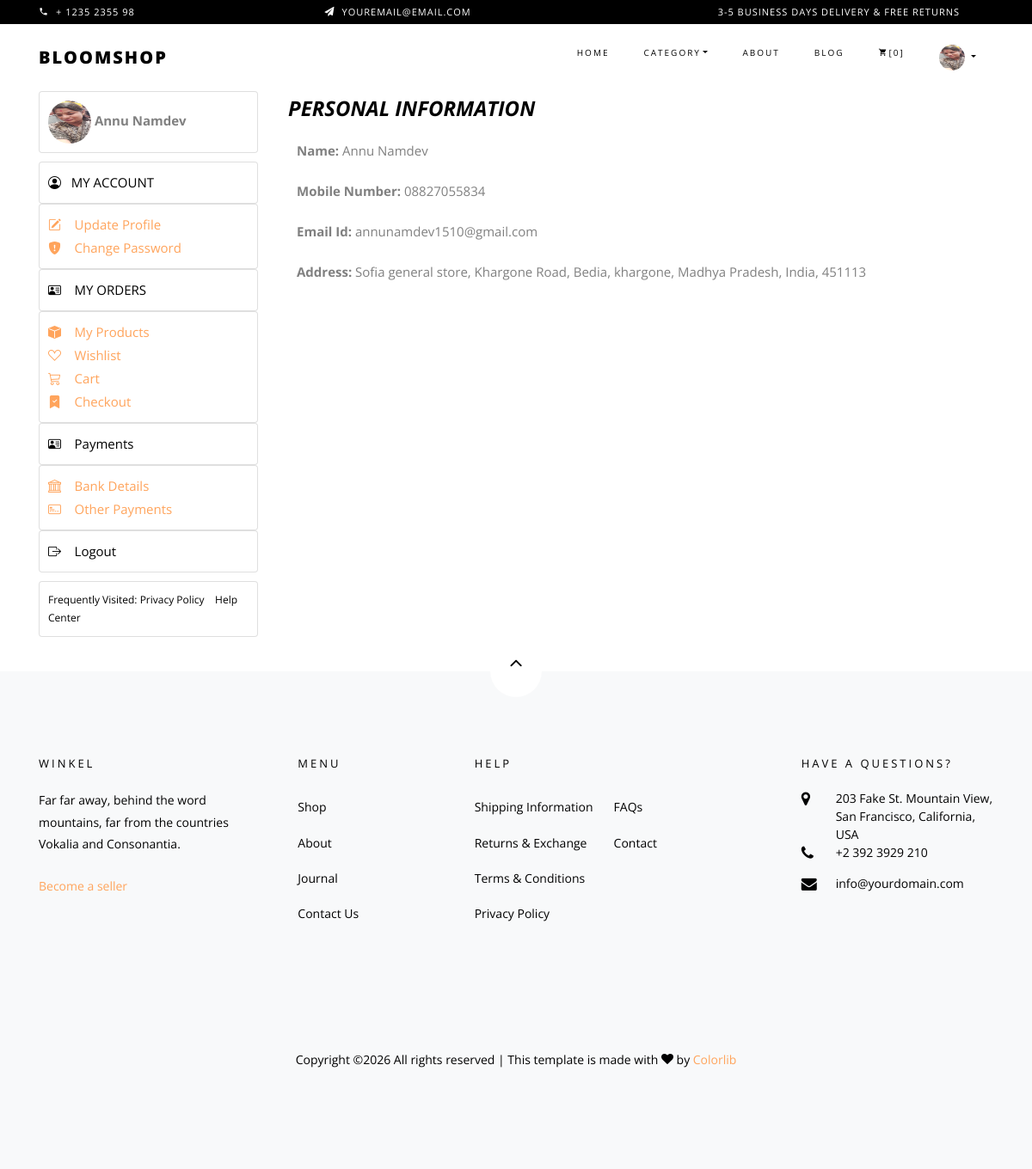
/buyer_profile/ (signed in), run on the app's committed database.
### myapp/models.py (models this page shows, shortened)
class BuyerProfile(models.Model):
    user = models.OneToOneField('auth.User', on_delete=models.CASCADE)
    mobile = models.CharField(max_length=15)
    mobile_verified = models.BooleanField(default=False)
    profile_picture = models.ImageField(upload_to='profile_pictures/', null=True, blank=True)

class Address(models.Model):
    user = models.OneToOneField('auth.User', on_delete=models.CASCADE)
    country = models.CharField(max_length=100)
    state = models.CharField(max_length=100)
    district = models.CharField(max_length=100)
    city = models.CharField(max_length=100)
    apartment = models.CharField(max_length=100, blank = True)
    street = models.CharField(max_length=100, blank = True)
    pincode = models.CharField(max_length=10)

### myapp/views.py (the view)
# urls.py: path('buyer_profile/', views.buyer_profile, name='buyer_profile'),
def buyer_profile(request):
    current_user = request.user
    try:
        buyer_profile = BuyerProfile.objects.get(user=current_user)
    except BuyerProfile.DoesNotExist:
        return redirect('home')
    address = Address.objects.filter(user=current_user).first()
    bank_details = BankDetails.objects.filter(user=current_user).first()
    return render(request, 'buyer_profile.html', {'profile': buyer_profile, 'address': address, 'bank_details': bank_details})

### myapp/context_processors.py (called while the page is built)
def categories(request):
    categories = Category.objects.filter(parent= None)
    return {'categories': categories}

def profile(request):
    if request.user.is_authenticated:
        try:
            buyer_profile = BuyerProfile.objects.get(user=request.user)
            return {'profile': buyer_profile}
        except BuyerProfile.DoesNotExist:
            try:
                seller_profile = SellerProfile.objects.get(user=request.user)
                return {'profile':seller_profile}
            except SellerProfile.DoesNotExist:
                return {'profile': None}
    return {'profile': None}

### templates/buyer_profile.html (shortened to what this page needs)
<!DOCTYPE html>
{% extends 'header.html' %}
{% load static %}
{% block content %}
<html lang="en">
<section>
    <div class="container">
            <div class = "row">
                <div class="col-md-3 sidebar">
                    <div class="sidebar-box-2">
                        <div class= "card header">
                            <div class= "profile-picture-container" style="text-align: left; padding: 10px;">
                                    {% if profile.profile_picture %}
                                        <img src="{{ profile.profile_picture.url }}" id="sidebar-profile-picture" alt="Profile Picture" class="rounded-circle" width="50" height="50">
                                    {% else %}
                                        <img src="{% static 'images/default_profile_picture.jpg' %}" id="sidebar-profile-Picture" alt="Default Profile Picture" class="rounded-circle" width="50" height="50">
                                    {% endif %}
                                <b>   {{user.first_name}} {{user.last_name}} </b>
                            </div>
                        </div>
                    </div>
                    <div class="sidebar-box-2">
                        <div class= "card header" style="text-align:left; color: black; padding: 10px; margin-top: -30px;">
                            <span><i class="bi bi-person-circle"></i>&nbsp;&nbsp; MY ACCOUNT</span>
                        </div>
                        <div class= "card header" style="text-align: left; padding: 10px;">
                            <span>
                                    <a href="#" class="sidebar-tab-link" data-target="sec-update-profile"><i class="bi bi-pencil-square"></i> &nbsp;&nbsp; Update Profile</a>
                            </span>
                            <span>
                                    <a href="#" class="sidebar-tab-link" data-target="sec-change-password"><i class="bi bi-shield-fill-exclamation"></i> &nbsp;&nbsp; Change Password</a>
                            </span>
                        </div>
                        <div class= "card header" style="text-align: left; color: black; padding: 10px;">
                            <span> <i class="bi bi-person-vcard"> </i>&nbsp;&nbsp; MY ORDERS </span>
                        </div>
                        <div class= "card header" style="text-align: left; padding: 10px;">
                            <span>
                                    <a href="#"><i class="bi bi-box-fill"></i> &nbsp;&nbsp; My Products</a>
                            </span>
                            <span>
                                    <a href="#"><i class="bi bi-suit-heart"></i> &nbsp;&nbsp; Wishlist</a>
                            </span>
                            <span>
                                    <a href="{% url 'cart' %}"><i class="bi bi-cart3"></i> &nbsp;&nbsp; Cart</a>
                            </span>
                            <span>
                                    <a href="{% url 'checkout' %}"><i class="bi bi-bookmark-check-fill"></i> &nbsp;&nbsp; Checkout</a>
                            </span>
                        </div>
                        <div class= "card header" style="text-align: left; color: black; padding: 10px;">
                            <span> <i class="bi bi-person-vcard"> </i>&nbsp;&nbsp; Payments </span>
                        </div>
                        <div class= "card header" style="text-align: left; padding: 10px;">
                            <span>
                                    <a href="#"class="sidebar-tab-link" data-target="sec-bank-details"><i class="bi bi-bank"></i> &nbsp;&nbsp; Bank Details</a>
                            </span>
                            <span>
                                    <a href="#"><i class="bi bi-credit-card-2-front"></i> &nbsp;&nbsp; Other Payments</a>
                            </span>
                        </div>
                        <div class= "card header" style="text-align:left; color: black; padding: 10px; ">
                            <span><i class="bi bi-box-arrow-right"></i>  &nbsp;&nbsp; Logout</span>
                        </div>
                    </div>
                    <div class="sidebar-box-2">
                        <div class= "card header" style="text-align:left; color: black; padding: 10px; margin-top: -30px;">
                            <small> Frequently Visited:
                                <span> Privacy Policy &nbsp;&nbsp; Help Center </span>
                            </small>
                        </div>
                    </div>
                </div>
                <div class="col-md-8" id="buyer-main-content" style="margin-left: 20px; margin-top: 2px;">
                <div id="sec-personal" class="buyer-section">
                    <div class= "row" style="text-align: left;">
                        <h4> <b><i>  PERSONAL INFORMATION </i></b> </h4>
                    </div>
                    <div class= "row" style="text-align: left; padding: 10px;">
                        <span> <b> Name: </b> {{user.first_name}} {{user.last_name}} </span>
                    </div>
                    <div class= "row" style="text-align: left; padding: 10px;">
                        <span> <b> Mobile Number: </b> {{profile.mobile}}  </span>
                    </div>
                    <div class= "row" style="text-align: left; padding: 10px;">
                        <span> <b> Email Id: </b> {{user.email}} </span>
                    </div>
                    <div class= "row" style="text-align: left; padding: 10px;">
                        <span>
                            <b> Address: </b>
                            {% if address %}
                                {{address.apartment}}, {{address.street}},
                                {{address.city}}, {{address.district}},
                                {{address.state}}, {{address.country}}, {{address.pincode}}
                            {% else %}
                                Address not added yet
                            {% endif %}
                        </span>
                    </div>
                </div>
            </div>
        </div>
    </div>
</section>
    {% endblock %}

### templates/header.html (shortened to what this page needs)
 {% load static %}
 <head>
    <link rel="stylesheet" href="{% static 'css/open-iconic-bootstrap.min.css' %}">
    <link rel="stylesheet" href="{% static 'css/animate.css' %}">
    <link rel="stylesheet" href="{% static 'css/owl.carousel.min.css' %}">
    <link rel="stylesheet" href="{% static 'css/owl.theme.default.min.css' %}">
    <link rel="stylesheet" href="{% static 'css/magnific-popup.css' %}">
    <link rel="stylesheet" href="{% static 'css/aos.css' %}">
    <link rel="stylesheet" href="{% static 'css/ionicons.min.css' %}">
	<link rel="stylesheet" href="https://cdn.jsdelivr.net/npm/bootstrap-icons@1.13.1/font/bootstrap-icons.min.css">
    <link rel="stylesheet" href="{% static 'css/bootstrap-datepicker.css' %}">
    <link rel="stylesheet" href="{% static 'css/jquery.timepicker.css' %}">
    <link rel="stylesheet" href="{% static 'css/flaticon.css' %}">
    <link rel="stylesheet" href="{% static 'css/icomoon.css' %}">
    <link rel="stylesheet" href="{% static 'css/style.css' %}">
  </head>
  <body class="goto-here">
		<div class="py-1 bg-black">
    	<div class="container">
    		<div class="row no-gutters d-flex align-items-start align-items-center px-md-0">
	    		<div class="col-lg-12 d-block">
		    		<div class="row d-flex">
		    			<div class="col-md pr-4 d-flex topper align-items-center">
					    	<div class="icon mr-2 d-flex justify-content-center align-items-center"><span class="icon-phone2"></span></div>
						    <span class="text">+ 1235 2355 98</span>
					    </div>
					    <div class="col-md pr-4 d-flex topper align-items-center">
					    	<div class="icon mr-2 d-flex justify-content-center align-items-center"><span class="icon-paper-plane"></span></div>
						    <span class="text">youremail@email.com</span>
					    </div>
					    <div class="col-md-5 pr-4 d-flex topper align-items-center text-lg-right">
						    <span class="text">3-5 Business days delivery &amp; Free Returns</span>
					    </div>
				    </div>
			    </div>
		    </div>
		  </div>
    </div>
<nav class="navbar navbar-expand-lg navbar-dark ftco_navbar bg-dark ftco-navbar-light" id="ftco-navbar">
	    <div class="container">
	      <a class="navbar-brand" href="{% url 'home' %}">Bloomshop</a>
			 <div class="collapse navbar-collapse" id="ftco-nav">
	           <ul class="navbar-nav ml-auto">
	             <li class="nav-item active"><a href="{% url 'home' %}" class="nav-link">Home</a></li>
				 <li class="nav-item dropdown">
                    <a class="nav-link dropdown-toggle" href="{% url 'category' %}" id="dropdown04" data-toggle="dropdown" aria-haspopup="true" aria-expanded="false">Category</a>
                 </li>
	              <li class="nav-item"><a href="{% url 'about' %}" class="nav-link">About</a></li>
	              <li class="nav-item"><a href="{% url 'blog' %}" class="nav-link">Blog</a></li>
				 {% if request.session.email %}
				  <li class="nav-item cta cta-colored"><a href="{% url 'cart' %}" class="nav-link"><span class="icon-shopping_cart"></span>[0]</a></li>
                  <li class="nav-item dropdown d-flex align-items-center">
                   {% if profile.profile_picture %}
					<a href="#" class="nav-link dropdown-toggle" id="dropdown04" data-toggle="dropdown" aria-haspopup="true" aria-expanded="false">
						<img src="{{ profile.profile_picture.url  }}" alt="Profile Picture" class="rounded-circle" width="30" height="30">
					</a>
					{% else %}
					<a href="#" class="nav-link dropdown-toggle" id="dropdown04" data-toggle="dropdown" aria-haspopup="true" aria-expanded="false">
					</a>
					{% endif %}
                 </li>
	              {% else %}
                  <li class="nav-item"><a href="{% url 'signup' %}" class="nav-link">Signup</a></li>
				  <li class="nav-item"><a href="{% url 'login' %}" class="nav-link">Login</a></li>
				 {% endif %}
	           </ul>
	         </div>
	    </div>
	</nav>
      {% block content %}
      {% endblock %}
    {% include "footer.html" %}

### static/css/icomoon.css (style rules this page uses)
[class^="icon-"], [class*=" icon-"] { font-family: 'icomoon' !important; speak: none; font-style: normal; font-weight: normal; font-variant: normal; text-transform: none; line-height: 1; -webkit-font-smoothing: antialiased; -moz-osx-font-smoothing: grayscale; }
.icon-paper-plane:before { content: "\f1d8"; }
.icon-phone2:before { content: "\e0cd"; }
.icon-shopping_cart:before { content: "\e8cc"; }

### data on the page
BuyerProfile: profile_picture (picture), mobile "08827055834"
Address: apartment "Sofia general store", street "Khargone Road", city "Bedia", district "khargone", state "Madhya Pradesh", country "India", pincode "451113"

### other printed values
{{ user.first_name }} "Annu"
{{ user.last_name }} "Namdev"
{{ user.email }} "annunamdev1510@gmail.com"
